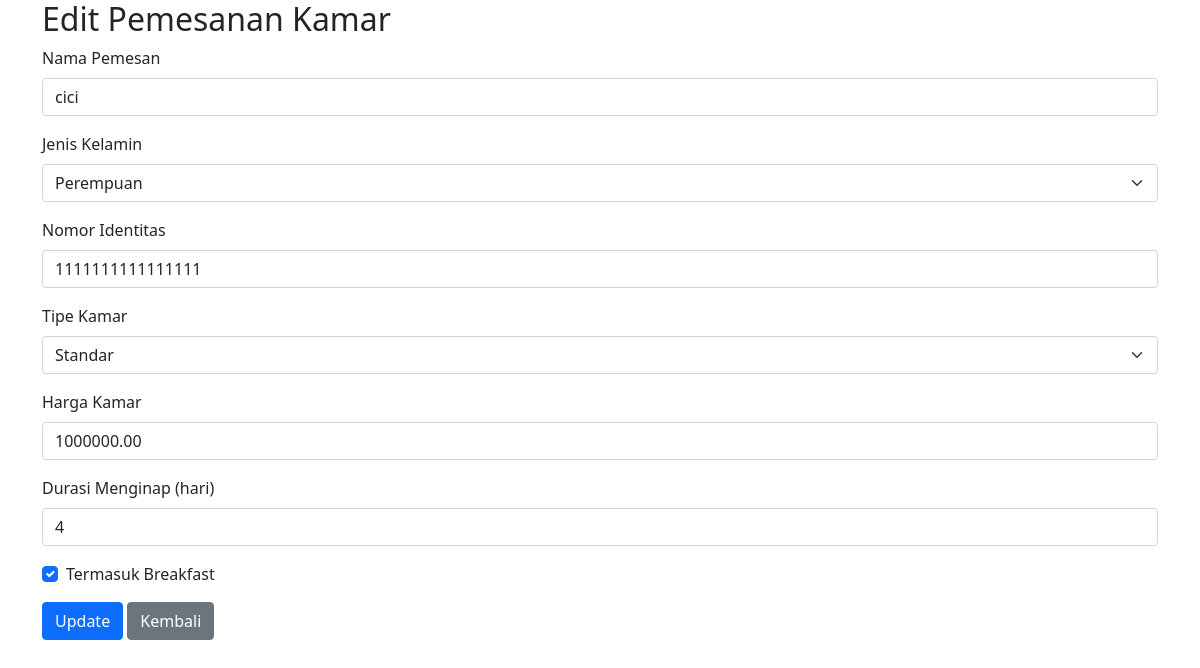
/UjiKomJWD/edit-pemesanan.php?id=6, run on the app's committed database.
### tables this page shows
CREATE TABLE `pemesanan_kamar` (
  `id` int(11) NOT NULL,
  `nama_pemesan` varchar(255) NOT NULL,
  `jenis_kelamin` enum('Laki-laki','Perempuan') NOT NULL,
  `nomor_identitas` char(16) NOT NULL,
  `tipe_kamar` enum('Standar','Deluxe','Exclusive') NOT NULL,
  `harga_kamar` decimal(10,2) NOT NULL,
  `tanggal_pesan` date NOT NULL,
  `durasi_menginap` int(11) NOT NULL,
  `termasuk_breakfast` tinyint(1) NOT NULL DEFAULT 0,
  `discount` decimal(5,2) NOT NULL DEFAULT 0.00,
  `total_bayar` decimal(10,2) NOT NULL
);

### UjiKomJWD/edit-pemesanan.php (the view, shortened to what this page needs)
<?php
$koneksi = new mysqli("localhost", "root", "", "hotel_booking");
$id = intval($_GET['id']);
$stmt = $koneksi->prepare("SELECT * FROM pemesanan_kamar WHERE id = ?");
$stmt->bind_param("i", $id);
$stmt->execute();
$result = $stmt->get_result();
if ($result->num_rows > 0) {
    $row = $result->fetch_assoc();
} else {
    echo "Data tidak ditemukan!";
    exit;
}
?>
<!DOCTYPE html>
<html>
<head>
    <link rel="stylesheet" href="css/bootstrap.min.css" />
</head>
<body>
    <div class="container">
        <h2>Edit Pemesanan Kamar</h2>
        <form action="" method="POST">
            <div class="mb-3">
                <label for="namaPemesan" class="form-label">Nama Pemesan</label>
                <input type="text" name="namaPemesan" class="form-control" value="<?php echo htmlspecialchars($row['nama_pemesan']); ?>" required>
            </div>
            <div class="mb-3">
                <label for="jenisKelamin" class="form-label">Jenis Kelamin</label>
                <select name="jenisKelamin" class="form-select" required>
                    <option value="Perempuan" <?php echo $row['jenis_kelamin'] == 'Perempuan' ? 'selected' : ''; ?>>Perempuan</option>
                </select>
            </div>
            <div class="mb-3">
                <label for="nomorIdentitas" class="form-label">Nomor Identitas</label>
                <input type="text" name="nomorIdentitas" class="form-control" value="<?php echo htmlspecialchars($row['nomor_identitas']); ?>" required>
            </div>
            <div class="mb-3">
                <label for="tipeKamar" class="form-label">Tipe Kamar</label>
                <select name="tipeKamar" class="form-select" required>
                    <option value="Standar" <?php echo $row['tipe_kamar'] == 'Standar' ? 'selected' : ''; ?>>Standar</option>
                </select>
            </div>
            <div class="mb-3">
                <label for="harga" class="form-label">Harga Kamar</label>
                <input type="number" name="harga" class="form-control" value="<?php echo htmlspecialchars($row['harga_kamar']); ?>" required>
            </div>
            <div class="mb-3">
                <label for="durasiMenginap" class="form-label">Durasi Menginap (hari)</label>
                <input type="number" name="durasiMenginap" class="form-control" value="<?php echo htmlspecialchars($row['durasi_menginap']); ?>" required>
            </div>
            <div class="mb-3 form-check">
                <input type="checkbox" name="breakfast" class="form-check-input" <?php echo $row['termasuk_breakfast'] ? 'checked' : ''; ?>>
                <label class="form-check-label">Termasuk Breakfast</label>
            </div>
            <button type="submit" class="btn btn-primary">Update</button>
            <a href="modifikasi.php" class="btn btn-secondary">Kembali</a>
        </form>
    </div>
</body>
</html>

### data on the page
pemesanan_kamar: namaPemesan "cici", jenisKelamin "Perempuan", nomorIdentitas "1111111111111111", tipeKamar "Standar", harga "1000000.00", durasiMenginap "4", termasuk_breakfast "☑"
